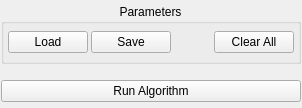
<ui version="4.0" >
 <class>ControlsWidget</class>
 <widget class="QWidget" name="ControlsWidget" >
  <property name="geometry" >
   <rect>
    <x>0</x>
    <y>0</y>
    <width>301</width>
    <height>108</height>
   </rect>
  </property>
  <property name="sizePolicy" >
   <sizepolicy vsizetype="Preferred" hsizetype="Preferred" >
    <horstretch>0</horstretch>
    <verstretch>0</verstretch>
   </sizepolicy>
  </property>
  <property name="windowTitle" >
   <string>Form2</string>
  </property>
  <layout class="QGridLayout" >
   <property name="leftMargin" >
    <number>1</number>
   </property>
   <property name="topMargin" >
    <number>1</number>
   </property>
   <property name="rightMargin" >
    <number>1</number>
   </property>
   <property name="bottomMargin" >
    <number>1</number>
   </property>
   <property name="horizontalSpacing" >
    <number>1</number>
   </property>
   <property name="verticalSpacing" >
    <number>1</number>
   </property>
   <item row="0" column="0" >
    <widget class="QFrame" name="Frame7" >
     <property name="sizePolicy" >
      <sizepolicy vsizetype="Minimum" hsizetype="Preferred" >
       <horstretch>0</horstretch>
       <verstretch>0</verstretch>
      </sizepolicy>
     </property>
     <property name="frameShape" >
      <enum>QFrame::NoFrame</enum>
     </property>
     <property name="frameShadow" >
      <enum>QFrame::Plain</enum>
     </property>
     <layout class="QVBoxLayout" >
      <property name="spacing" >
       <number>1</number>
      </property>
      <property name="leftMargin" >
       <number>0</number>
      </property>
      <property name="topMargin" >
       <number>0</number>
      </property>
      <property name="rightMargin" >
       <number>0</number>
      </property>
      <property name="bottomMargin" >
       <number>0</number>
      </property>
      <item>
       <widget class="QGroupBox" name="param_groupbox_" >
        <property name="sizePolicy" >
         <sizepolicy vsizetype="Fixed" hsizetype="Minimum" >
          <horstretch>0</horstretch>
          <verstretch>0</verstretch>
         </sizepolicy>
        </property>
        <property name="minimumSize" >
         <size>
          <width>0</width>
          <height>50</height>
         </size>
        </property>
        <property name="maximumSize" >
         <size>
          <width>32767</width>
          <height>60</height>
         </size>
        </property>
        <property name="title" >
         <string>Parameters</string>
        </property>
        <property name="alignment" >
         <set>Qt::AlignHCenter</set>
        </property>
        <property name="flat" >
         <bool>false</bool>
        </property>
        <layout class="QHBoxLayout" >
         <property name="spacing" >
          <number>3</number>
         </property>
         <property name="leftMargin" >
          <number>4</number>
         </property>
         <property name="topMargin" >
          <number>0</number>
         </property>
         <property name="rightMargin" >
          <number>4</number>
         </property>
         <property name="bottomMargin" >
          <number>0</number>
         </property>
         <item>
          <widget class="QPushButton" name="load_button_" >
           <property name="text" >
            <string>Load</string>
           </property>
          </widget>
         </item>
         <item>
          <widget class="QPushButton" name="save_button_" >
           <property name="text" >
            <string>Save</string>
           </property>
          </widget>
         </item>
         <item>
          <spacer>
           <property name="orientation" >
            <enum>Qt::Horizontal</enum>
           </property>
           <property name="sizeHint" >
            <size>
             <width>40</width>
             <height>20</height>
            </size>
           </property>
          </spacer>
         </item>
         <item>
          <widget class="QPushButton" name="clear_button_" >
           <property name="text" >
            <string>Clear All</string>
           </property>
          </widget>
         </item>
        </layout>
       </widget>
      </item>
      <item>
       <spacer>
        <property name="orientation" >
         <enum>Qt::Vertical</enum>
        </property>
        <property name="sizeType" >
         <enum>QSizePolicy::Fixed</enum>
        </property>
        <property name="sizeHint" >
         <size>
          <width>20</width>
          <height>12</height>
         </size>
        </property>
       </spacer>
      </item>
      <item>
       <widget class="QPushButton" name="run_button_" >
        <property name="minimumSize" >
         <size>
          <width>50</width>
          <height>0</height>
         </size>
        </property>
        <property name="text" >
         <string>Run Algorithm</string>
        </property>
       </widget>
      </item>
     </layout>
    </widget>
   </item>
  </layout>
 </widget>
 <layoutdefault spacing="6" margin="11" />
 <resources/>
 <connections/>
</ui>
